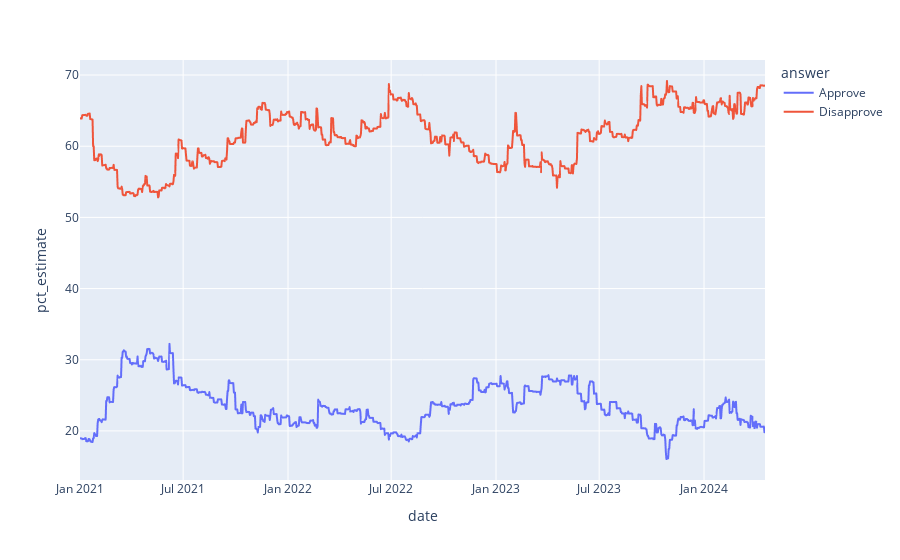

Notebook code for this chart:
### Code cell
import plotly.express as px 

fig = px.line(congress_df, x='date', y='pct_estimate', color='answer')
fig.show()

### Figure 1 — Plotly figure (JSON) as saved in the notebook; plotly's stock layout.template omitted (floating-point values rounded to 4 significant figures; data arrays with more than 128 entries replaced by an {"elided": "..."} marker saying what was removed)
{"data": [{"hovertemplate": "answer=Approve<br>date=%{x}<br>pct_estimate=%{y}<extra></extra>", "legendgroup": "Approve", "line": {"color": "#636efa", "dash": "solid"}, "marker": {"symbol": "circle"}, "mode": "lines", "name": "Approve", "showlegend": true, "type": "scattergl", "x": {"elided": "1202 str values"}, "xaxis": "x", "y": {"elided": "1202 float values"}, "yaxis": "y"}, {"hovertemplate": "answer=Disapprove<br>date=%{x}<br>pct_estimate=%{y}<extra></extra>", "legendgroup": "Disapprove", "line": {"color": "#EF553B", "dash": "solid"}, "marker": {"symbol": "circle"}, "mode": "lines", "name": "Disapprove", "showlegend": true, "type": "scattergl", "x": {"elided": "1202 str values"}, "xaxis": "x", "y": {"elided": "1202 float values"}, "yaxis": "y"}], "layout": {"legend": {"title": {"text": "answer"}, "tracegroupgap": 0}, "margin": {"t": 60}, "xaxis": {"anchor": "y", "domain": [0, 1], "title": {"text": "date"}}, "yaxis": {"anchor": "x", "domain": [0, 1], "title": {"text": "pct_estimate"}}}}
